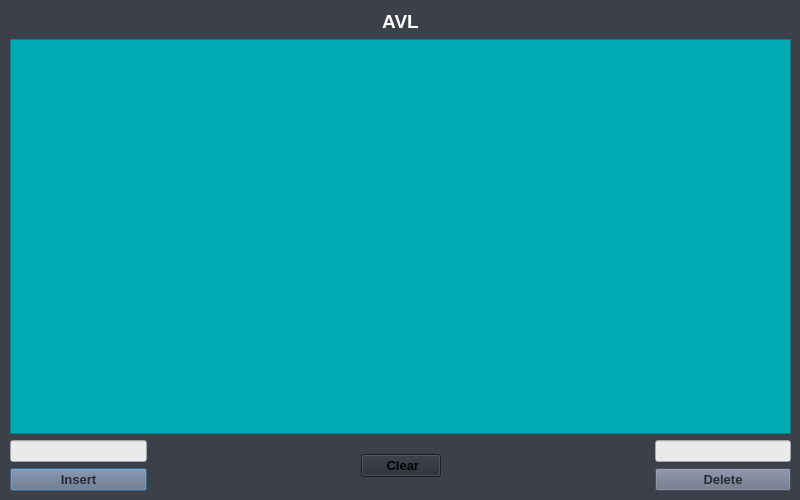
<?xml version="1.0" encoding="UTF-8"?>
<ui version="4.0">
 <class>screenAVL</class>
 <widget class="QDialog" name="screenAVL">
  <property name="geometry">
   <rect>
    <x>0</x>
    <y>0</y>
    <width>800</width>
    <height>500</height>
   </rect>
  </property>
  <property name="minimumSize">
   <size>
    <width>800</width>
    <height>500</height>
   </size>
  </property>
  <property name="maximumSize">
   <size>
    <width>800</width>
    <height>500</height>
   </size>
  </property>
  <property name="windowTitle">
   <string>Dialog</string>
  </property>
  <property name="styleSheet">
   <string notr="true">background-color: rgb(60, 64, 72);</string>
  </property>
  <widget class="QWidget" name="">
   <property name="geometry">
    <rect>
     <x>10</x>
     <y>10</y>
     <width>781</width>
     <height>481</height>
    </rect>
   </property>
   <layout class="QVBoxLayout" name="verticalLayout_3">
    <item>
     <widget class="QLabel" name="label">
      <property name="font">
       <font>
        <pointsize>14</pointsize>
        <bold>true</bold>
       </font>
      </property>
      <property name="styleSheet">
       <string notr="true">color: rgb(255, 255, 255);</string>
      </property>
      <property name="text">
       <string>AVL</string>
      </property>
      <property name="alignment">
       <set>Qt::AlignCenter</set>
      </property>
     </widget>
    </item>
    <item>
     <widget class="QGraphicsView" name="graphicsView">
      <property name="styleSheet">
       <string notr="true">background-color: rgb(0, 171, 179);</string>
      </property>
     </widget>
    </item>
    <item>
     <layout class="QHBoxLayout" name="horizontalLayout">
      <item>
       <layout class="QVBoxLayout" name="verticalLayout">
        <item>
         <widget class="QLineEdit" name="lineEdit">
          <property name="styleSheet">
           <string notr="true">background-color: rgb(234, 234, 234);</string>
          </property>
         </widget>
        </item>
        <item>
         <widget class="QPushButton" name="Insert_Avl">
          <property name="font">
           <font>
            <pointsize>10</pointsize>
            <bold>true</bold>
           </font>
          </property>
          <property name="styleSheet">
           <string notr="true">background-color: rgb(104, 110, 132);
color: rgb(38, 43, 53);</string>
          </property>
          <property name="text">
           <string>Insert</string>
          </property>
         </widget>
        </item>
       </layout>
      </item>
      <item>
       <spacer name="horizontalSpacer">
        <property name="orientation">
         <enum>Qt::Horizontal</enum>
        </property>
        <property name="sizeHint" stdset="0">
         <size>
          <width>208</width>
          <height>20</height>
         </size>
        </property>
       </spacer>
      </item>
      <item>
       <widget class="QPushButton" name="Clear_Avl">
        <property name="font">
         <font>
          <pointsize>10</pointsize>
          <bold>true</bold>
         </font>
        </property>
        <property name="styleSheet">
         <string notr="true">background-color: rgb(38, 43, 53);
</string>
        </property>
        <property name="text">
         <string>    Clear   </string>
        </property>
       </widget>
      </item>
      <item>
       <spacer name="horizontalSpacer_2">
        <property name="orientation">
         <enum>Qt::Horizontal</enum>
        </property>
        <property name="sizeHint" stdset="0">
         <size>
          <width>208</width>
          <height>20</height>
         </size>
        </property>
       </spacer>
      </item>
      <item>
       <layout class="QVBoxLayout" name="verticalLayout_2">
        <item>
         <widget class="QLineEdit" name="lineEdit_2">
          <property name="styleSheet">
           <string notr="true">background-color: rgb(234, 234, 234);</string>
          </property>
         </widget>
        </item>
        <item>
         <widget class="QPushButton" name="Delete_AVl">
          <property name="font">
           <font>
            <pointsize>10</pointsize>
            <bold>true</bold>
           </font>
          </property>
          <property name="styleSheet">
           <string notr="true">background-color: rgb(104, 110, 132);
color: rgb(38, 43, 53);</string>
          </property>
          <property name="text">
           <string>Delete</string>
          </property>
         </widget>
        </item>
       </layout>
      </item>
     </layout>
    </item>
   </layout>
  </widget>
  <zorder>graphicsView</zorder>
  <zorder>layoutWidget</zorder>
 </widget>
 <resources/>
 <connections/>
</ui>
